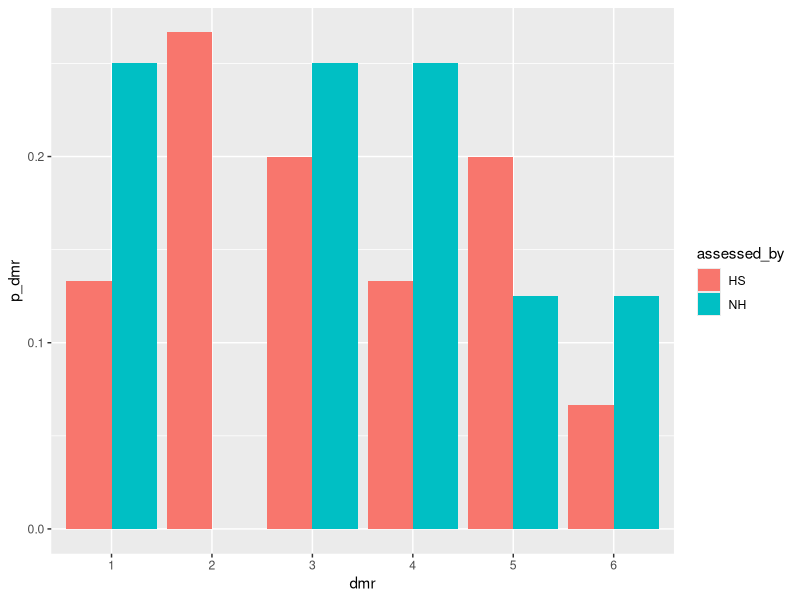
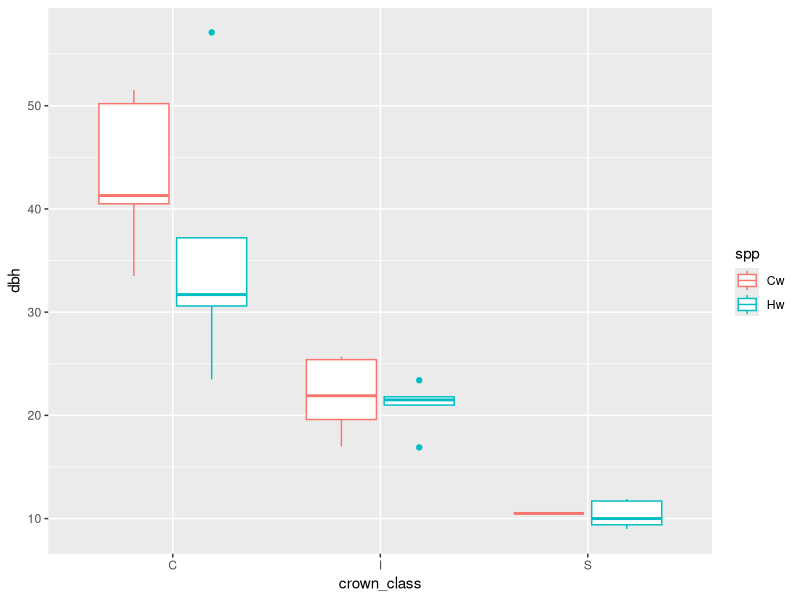
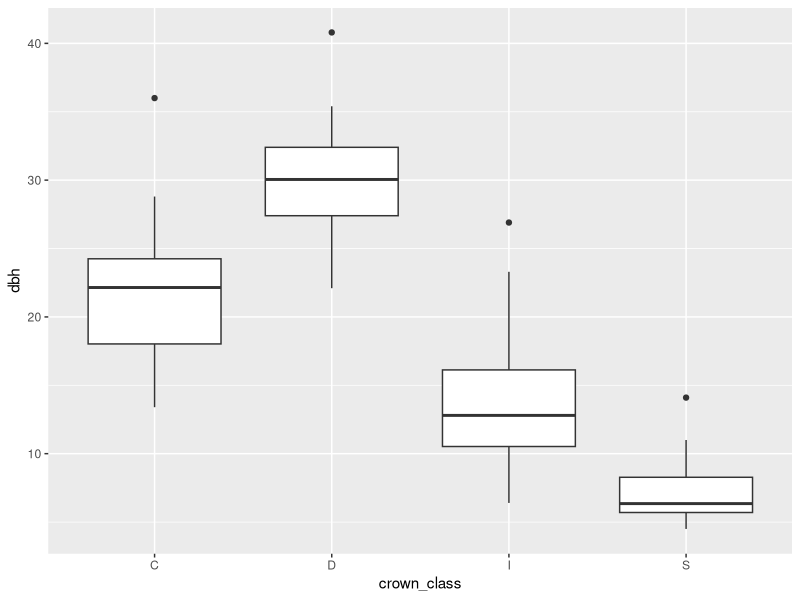

R code for these plots, in order: (Note: this script raises an error after producing the figures.)
## ---- chunk 1
library(tidyverse)
library(here)
## ---- chunk 2
#Individual regenerating tree measurements
regen <- read_csv(here("./data/raw/regen_comp_data.csv"))

#Individual mature tree measurements
mature <- read_csv(here('./data/raw/mature_comp_data.csv'))
## ---- chunk 3
#Learn a bit about data
dim(regen); dim(mature)
summary(regen)
summary(mature)

#Delete empty rows
regen <- regen%>% filter(!is.na(site_id))# Delete empty rows
mature <- mature %>% filter(!is.na(site_id))# Delete empty rows
dim(regen); dim(mature) #682 mature trees, 1051 regen trees
## ---- chunk 4
#Rename transect_id as plot_id
regen <- regen %>% rename(plot_id = transect_id) 

#Join
trees <- full_join(regen, mature)

#Make a factor variable distinguishing the two tree types
trees <- trees %>% 
  mutate(tree_type = case_when(str_detect(tree_id, "r") ~ "regen", 
                               str_detect(tree_id, "m") ~ "mature")) %>% 
  mutate(tree_type = factor(tree_type, levels = c("regen", "mature")))
## ---- chunk 5
#Organize variables in an order that makes sense
names(trees)
trees <- trees %>% 
  select(tree_id, flag_id, site_id, plot_id, dist_x, dist_y, dist_m, az_deg, 
         tree_type, spp, status, crown_class, crown_cond, dbh, height_m, 
         hdm_pa, b_lc, dmr_l, dmr_m, dmr_u, broom_pa, broom_pos, stem_pa,
         path_ind_1, path_ind_2, dam_agent_1, dam_agent_2, outside_10, 
         assessed_by, notes)

#Rename a few variables so they are consistent
#dist_x and dist_y only apply to regen trees on transect. Add "tr" to identify
#that
#dist_m and az_deg only apply to mature trees mapped from stem mapping points
#add "sm" to identify that
#Units are only in the names of a few variables (dist_m, az_deg and height_m).
#The changes above take it out of dist_m and az_deg. Also remove units from 
#height_m for consistency
trees <- trees %>% 
  rename(dist_x_tr = dist_x, dist_y_tr = dist_y, dist_sm = dist_m, 
         az_sm = az_deg, height = height_m)

#Make factor variables factors
trees <- trees %>% mutate(across(
  c(spp, status, hdm_pa, b_lc, broom_pa, broom_pos, stem_pa, 
    crown_class, crown_cond, path_ind_1, path_ind_2, dam_agent_1, dam_agent_2, 
    outside_10, assessed_by),
  ~as.factor(.)))

#Make integer variables integers. Note: this turns "-" into NAs
trees <- trees %>% mutate(across(
  c(plot_id, dmr_l, dmr_m, dmr_u), 
  ~as.integer(.)))
## ---- chunk 6
str(trees)
summary(trees)
## ---- chunk 7
#Get a summary of the variable
summary(trees$outside_10)

#Which sites did we record this at? 
#mk_2 and mk_3
trees %>% filter(outside_10 == "Y") %>% select(site_id) %>% distinct()

#Filter them out and delete the variable
trees <- trees %>% filter(is.na(outside_10) | outside_10 == "N") %>% 
  select(-outside_10)
## ---- chunk 8
#How many trees have observer info?
trees %>% 
  filter(!is.na(assessed_by)) %>% 
  count(assessed_by)

#There a difference between HS and NH? 
x <- trees %>% 
  filter(assessed_by %in% c("HS", "NH")) %>% 
  mutate(dmr = dmr_l + dmr_m + dmr_u) %>%
  filter(!is.na(dmr)) %>% 
  mutate(dmr = factor(dmr))

n_HS <- trees %>% filter(assessed_by == "HS") %>% nrow()
n_BH <- trees %>% filter(assessed_by == "NH") %>% nrow()

x1 <- x %>%
  group_by(assessed_by, dmr) %>% 
  summarise(n_dmr = n()) %>% 
  complete(dmr, fill = list(n_dmr = 0)) %>% 
  mutate(n_HS = sum(n_dmr[assessed_by =="HS"]),
         n_NH = sum(n_dmr[assessed_by =="NH"])) %>% 
  mutate(p_dmr = if_else(assessed_by == "HS",
                         n_dmr/n_HS,
                         n_dmr/n_NH))

ggplot(x1, aes(x = dmr, y = p_dmr,fill = assessed_by)) + 
  geom_bar(stat = "identity", position = "dodge")
## ---- chunk 9
trees <- trees %>% 
  select(-assessed_by)
## ---- chunk 10
head(trees$tree_id)

#Check for NAs. 
#None
any(is.na(trees$tree_id))

#Check its unique by seeing if the length of a unique vector of ids is the 
#same length as the dataset.
#Match, looks good
nrow(trees)
length(unique(trees$tree_id))
## ---- chunk 11
head(trees$site_id)

#Check for NAs. Actually filtered on this condition above to get rid of empty 
#rows so this shouldn't turn up anything. 
#None
any(is.na(trees$site_id))

#Check unique values
unique(trees$site_id)
length(unique(trees$site_id))
## ---- chunk 12
head(trees$plot_id)

#Check for NAs. 
#None
any(is.na(trees$plot_id))

#Check unique values for regen trees
#33, good
trees %>% filter(tree_type == "regen") %>% select(plot_id) %>% distinct() %>% 
  nrow()

#Check unique values for regen trees
#47, reasonable
trees %>% filter(tree_type == "mature") %>% select(plot_id) %>% distinct() %>% 
  nrow()
## ---- chunk 13
#Check NA for all mature trees
#Looks good
trees %>% filter(tree_type == "mature") %>% select(dist_x_tr) %>% summary()

#Check NAs and max and min for regen trees
#Looks good 
trees %>% filter(tree_type == "regen") %>% select(dist_x_tr) %>% summary()
## ---- chunk 14
#Check NA for all mature trees
#Looks good
trees %>% filter(tree_type == "mature") %>% select(dist_y_tr) %>% summary()

#Check NAs and max and min for regen trees
#No NAs
#Min is -1.90, which is an error
#Max is 52.90, makes sense
trees %>% filter(tree_type == "regen") %>% select(dist_y_tr) %>% summary() 

#See which trees have dist_y<0
#Only one tree, tree id r525. Checked datasheet, there is a (-) but must be an #error. Make positive.
x <- trees %>% filter(tree_type == "regen" & dist_y_tr < 0)
head(x)
trees <- trees %>% mutate(dist_y_tr = case_when(tree_id == "r525" ~ 1.9, 
                                             .default = dist_y_tr))
trees %>% filter(tree_id =="r525") %>% select(dist_y_tr)
## ---- chunk 15
#Check NA for all regen trees
#Looks good
trees %>% filter(tree_type == "regen") %>% select(dist_sm) %>% summary()

#Check NAs and max and min for mature trees
#Looks good
#No NAs
#Min is 0.5
#Max is 14
trees %>% filter(tree_type == "mature") %>% select(dist_sm) %>% summary()
## ---- chunk 16
#Check NA for all regen trees
#Looks good
trees %>% filter(tree_type == "regen") %>% select(az_sm) %>% summary()

#Check NAs and max and min for mature trees
#Looks good
#No NAs
#Min is 0.1
#Max is 360
trees %>% filter(tree_type == "mature") %>% select(az_sm) %>% summary()
## ---- chunk 17
#Check for NAs 
#None
any(is.na(trees$spp))

#Check values
#Matches list above
levels(trees$spp)
## ---- chunk 18
#Check for NAs 
#None
any(is.na(trees$status))

#Check values
#Matches list above
levels(trees$status)
## ---- chunk 19
#Take a look at a couple of observations in this status class
trees %>% filter(status == "RD") %>% view()

#Create object with just status == "RD"
x <- trees %>% filter(status == "RD")

#Do cleaning tasks to this object
x <- x %>%
  mutate(b_lc = "-",
         dmr_l = NA,
         dmr_m = NA,
         dmr_u = NA,
         broom_pa = "-",
         broom_pos = "-",
         stem_pa = "-",
         crown_class = "-",
         status = "DS")

#Take a look
#Looks good
x %>% head() %>% view()

#Drop old observations and add these updated them
trees <- trees %>% filter(status != "RD")
trees <- rbind(trees, x)
## ---- chunk 20
#Check its "-" for dead trees
#Some trees have it defined. Set it equal to "-"
trees %>% filter(status %in% c("DS", "SN")) %>% select(crown_class) %>% 
  summary()
trees <- trees %>% 
  mutate(crown_class = if_else(status %in% c("DS", "SN"), 
                               "-",
                               crown_class)) %>% 
  mutate(crown_class = factor(crown_class))

#Check again
trees %>% filter(status %in% c("DS", "SN")) %>% select(crown_class) %>% 
  summary()

#Check it is defined for all live trees and the values are valid
#"-" for seven live trees
trees %>% filter(status %in% c("LS", "LL", "LF")) %>% select(crown_class) %>% 
  summary()

#Inspect these
trees %>% filter(status %in% c("LS", "LL", "LF") & 
                   crown_class == "-") %>% 
  view()

#Okay most of these are in "LF" or LL" status classes
#The cases that are mature trees are all at the ph_3 site and have 
#status = "LF". At this site the mature component was on a rocky bluff above
#the regen component.
#Look at the dbh distribution of live trees with crown class data at this site 
#by species
#From this data, if the trees were standing straight up they would be:
#"m592", "m618", "m608", "m611": intermediate
#"m591": codominant 
x <- trees %>% filter(status == "LS" & 
                        tree_type == "mature" & 
                        crown_class != "-" & 
                        site_id == "ph_3")
ggplot(x, aes(x = crown_class, y = dbh, colour = spp)) +
  geom_boxplot()

#Because the site is open and on a bluff, Only going to set the smallest of 
#these to be suppressed. All others (because they are fallen), set as 
#intermediate
trees <- trees %>% 
  mutate(crown_class = case_match(tree_id,
                                  c("m592", "m618") ~ "S",
                                  c("m591", "m608", "m611") ~ "I",
                                  .default = crown_class))

#Look at whats left
trees %>% filter(status %in% c("LS", "LL", "LF") & 
                   crown_class == "-") %>% 
  view()

#r47 is a tiny, leaning, vine maple. Set as suppressed
trees <- trees %>% 
  mutate(crown_class = if_else(tree_id == "r47",
                               "S",
                               crown_class))

#r880 is a live standing, regen tree at the cr_3 site
#Need to look at the dbh distribution by crown class there to see what to
#assign it
x <- trees %>% filter(status %in% c("LS", "LL", "LF") & 
                        tree_type == "regen" & 
                        crown_class != "-" & 
                        site_id == "cr_3")
ggplot(x, aes(x = crown_class, y = dbh)) +
  geom_boxplot()

#Intermediate seems most likely, assign it that
trees <- trees %>% 
  mutate(crown_class = if_else(tree_id == "r880",
                               "I",
                               crown_class))

#Set crown class to a factor again
trees <- trees %>% 
  mutate(crown_class = factor(crown_class))

#Look at the breakdown of crown class again
#For dead trees
#Looks good
trees %>% filter(status %in% c("DS", "SN")) %>% select(crown_class) %>% 
  summary()

#For live trees
#Looks good
trees %>% filter(status %in% c("LS", "LL", "LF")) %>% select(crown_class) %>% 
  summary()
## ---- chunk 21
#Get a summary of the variable
trees %>% select(crown_cond) %>% summary()
#See what the unique values are
levels(trees$crown_cond)

#Looks like there is one NA and some "-"
#Look at NA observation
#Note that it was missing crown condition
trees %>% filter(is.na(crown_cond)) %>% view()

#Look at "-" observations
#Almost all dead trees
trees %>% filter(crown_cond == "-") %>% view()
## ---- chunk 22
trees <- trees %>% 
  mutate(crown_cond = if_else(is.na(crown_cond) | crown_cond == "-",
                              "missing",
                              crown_cond))

#Reset it as a factor
trees <- trees %>% 
  mutate(crown_cond = factor(crown_cond))

#Look at the variable again
#Looks good
trees %>% select(crown_cond) %>% summary()
## ---- chunk 23
#For regen trees
#Some trees with dbh<4, tree_id = r213 and r538. Both data entry errors, 
#should have been r213 dbh = 13.8, r538 dbh = 13.1. Fixed in raw data. 
#dbh range looks reasonable otherwise (4-42.40). 
#Checked a few large dbhs (r355, r362 and r229), not data entry errors. 
trees %>% filter(tree_type == "regen") %>% select(dbh) %>% 
  summary()
trees %>% filter(tree_type == "regen" & dbh > 35) %>% view()

#For mature trees
#One tree with dbh<9, tree_id = m385. Data entry error should be dbh = 14.0. 
#Fixed in raw data. 
#Checked a few large dbhs (m476, m472, m478, m30). 
##m476 was a data entry error (should be r=17.9 (not 179)), fixed in raw data. 
##Others good. m556, m582 and m585 from ph_2 make sense - big cedars at 
##that site.
trees %>% filter(tree_type == "mature") %>% select(dbh) %>% 
  summary()
trees %>% filter(tree_type == "mature" & dbh > 100) %>% view()
## ---- chunk 24
#Get a summary of the variable
#Looks good, range seems reasonable
trees %>% select(height) %>% summary()

#See how many observations there are per site
#Should be ~ 21 trees/site
#Looks like mk_1, ph_2 and ph_3 are well below the target
#mk_2 and mk_3 are slightly below
trees %>% filter(!is.na(height)) %>% count(site_id)
## ---- chunk 25
#For hemlock and amabilis fir
#Get a summary
#9 trees with "-"
trees %>% filter(spp %in% c("Hw", "Ba")) %>% select(hdm_pa) %>% summary()

#See what is going on with those 9 trees
#Lets look at those. 
#8 are snags and the other is dead standing, which - indicates they were 
#probably unassessable. Set them = U
trees %>% filter((spp %in% c("Hw", "Ba")) & hdm_pa=="-") %>% view()
trees <- trees %>% 
  mutate(hdm_pa = case_when((spp %in% c("Hw", "Ba") & hdm_pa=="-") ~ "U", 
                                             .default = hdm_pa)) %>% 
  mutate(hdm_pa = factor(hdm_pa))

#Check  again
#Looks good
trees %>% filter(spp %in% c("Hw", "Ba")) %>% select(hdm_pa) %>% summary()

#For other species
#Get a summary
#73 trees where its rated "N" and 3 where it is "Y". These are probably
#Douglas fir which are rare HDM host. 
trees %>% filter(!spp %in% c("Hw", "Ba")) %>% select(hdm_pa) %>% summary()

#What species apart from Hw is this recorded for? 
#Fd make up most of these
trees %>% filter(!spp %in% c("Hw", "Ba") & hdm_pa != "-") %>% 
  select(spp) %>% distinct()
trees %>% filter(!spp %in% c("Hw", "Ba") & hdm_pa != "-") %>% 
  select(spp) %>% summary()

#Set it equal to "-" for all these spp
trees <- trees %>% 
  mutate(hdm_pa = case_when((!spp %in% c("Hw", "Ba")) ~ "-", 
                                             .default = hdm_pa)) %>% 
  mutate(hdm_pa = factor(hdm_pa))

#Check again
#Looks good
#For Hw and Ba
trees %>% filter(spp %in% c("Hw", "Ba")) %>% select(hdm_pa) %>% summary()
#For other spp
trees %>% filter(!spp %in% c("Hw", "Ba")) %>% select(hdm_pa) %>% summary()
## ---- chunk 26
#Get a summary
#b_lc and broom_pa look good, all Y or N
#stem_pa has trees with "-"
trees %>% filter(spp %in% c("Hw", "Ba") & 
                   status %in% c("LS", "LL", "LF") &
                   hdm_pa == "Y") %>%
  select(b_lc, broom_pa, stem_pa) %>% summary()

#Inspect these
#Most are these are from mi_1, which we surveyed early in our fieldwork. For
#the first few sites we were mistakenly treating stem infections as witches 
#brooms. So if broom_pa = N, stem_pa = "-". 
#All these trees have stem_pa = "-"
trees %>% filter(spp %in% c("Hw", "Ba") & 
                   status %in% c("LS", "LL", "LF") &
                   hdm_pa == "Y" &
                   stem_pa == "-") %>% view()
trees %>% filter(spp %in% c("Hw", "Ba") & 
                   status %in% c("LS", "LL", "LF") &
                   hdm_pa == "Y" &
                   stem_pa == "-") %>% 
  select(broom_pa) %>% 
  summary()

#Set them to "missing"
trees <- trees %>% 
  mutate(stem_pa = if_else(spp %in% c("Hw", "Ba") &
                             status %in% c("LS", "LL", "LF") &
                             hdm_pa == "Y" &
                             stem_pa == "-",
                           "missing",
                           stem_pa)) %>% 
  mutate(stem_pa = factor(stem_pa))

#Check again
#Looks good
trees %>% filter(spp %in% c("Hw", "Ba") & 
                   status %in% c("LS", "LL", "LF") &
                   hdm_pa == "Y") %>%
  select(b_lc, broom_pa, stem_pa) %>% summary()
## ---- chunk 27
#Get a summary
#Problems in all columns
trees %>% filter(spp %in% c("Hw", "Ba") & 
                   status %in% c("LS", "LL", "LF") &
                   hdm_pa %in% c("N", "U")) %>%
  select(b_lc, broom_pa, stem_pa) %>% summary()

#Look at these
#Just four trees, have all HDM info when it shouldn't have been recorded
trees %>% filter(spp %in% c("Hw", "Ba") & 
                   status %in% c("LS", "LL", "LF") &
                   hdm_pa %in% c("N", "U") &
                   (b_lc != "-" | broom_pa != "-" | stem_pa != "-")) %>% 
  view()

#Set these = "-"
trees <- trees %>% 
  mutate(across(c(b_lc, broom_pa, stem_pa),
                ~case_when(spp %in% c("Hw", "Ba") &
                             status %in% c("LS", "LL", "LF") &
                             hdm_pa %in% c("N", "U") ~ "-", TRUE ~ .))) %>% 
                  mutate(across(c(b_lc, broom_pa, stem_pa), ~as.factor(.)))

#Look at them again
#Looks good
trees %>% filter(spp %in% c("Hw", "Ba") & 
                   status %in% c("LS", "LL", "LF") &
                   hdm_pa %in% c("N", "U")) %>%
  select(b_lc, broom_pa, stem_pa) %>% summary()
## ---- chunk 28
#Get a summary
#A few trees in each variable that aren't "-"
trees %>% filter(spp %in% c("Hw", "Ba") & 
                   status %in% c("DS", "SN")) %>%
  select(b_lc, broom_pa, stem_pa) %>% summary()

#Inspect these
#Seven trees with problems in one or multiple of the columns
#Probably trees that were recorded in the "RD" class above and had the HDM
#info taken. See notes on "RD" in status variable above. 
trees %>% filter(spp %in% c("Hw", "Ba") & 
                   status %in% c("DS", "SN") &
                   (b_lc != "-" | broom_pa != "-" | stem_pa != "-")) %>%
  view()

#Set these = "-"
trees <- trees %>% 
  mutate(across(c(b_lc, broom_pa, stem_pa),
                ~case_when(spp %in% c("Hw", "Ba") &
                             status %in% c("DS", "SN") ~ "-", TRUE ~ .))) %>% 
                  mutate(across(c(b_lc, broom_pa, stem_pa), ~as.factor(.)))

#Check again
#Looks good
trees %>% filter(spp %in% c("Hw", "Ba") & 
                   status %in% c("DS", "SN")) %>%
  select(b_lc, broom_pa, stem_pa) %>% summary()
## ---- chunk 29
#Get a summary
#A couple of trees with values in b_lc and broom_pa
trees %>% filter(!spp %in% c("Hw", "Ba")) %>%
  select(b_lc, broom_pa, stem_pa) %>% summary()

#Look at those trees
#Two Fd from the first site we measured (mi_1). At the beginning of field work
#we hadn't decided whether we were going to measure HDM variables for Fd 
#because its a rare host. 
#Other one is Cw, just a plain mistake
trees %>% filter(!spp %in% c("Hw", "Ba") & 
                   (b_lc != "-" | broom_pa != "-" | stem_pa != "-")) %>% 
  view()

#set to "-" for these cases
trees <- trees %>% 
  mutate(across(c(b_lc, broom_pa, stem_pa),
                ~case_when(!spp %in% c("Hw", "Ba") ~ "-", TRUE ~ .))) %>% 
                  mutate(across(c(b_lc, broom_pa, stem_pa), ~as.factor(.)))

#Check again
#Looks good
trees %>% filter(!spp %in% c("Hw", "Ba")) %>%
  select(b_lc, broom_pa, stem_pa) %>% summary()
## ---- chunk 30
#For trees with brooms
#Check no NAs. None
trees %>% filter(broom_pa == "Y") %>% 
  select(broom_pos) %>% 
  summarise(any_na = any(is.na(broom_pos)))

#Get summary
#Only 5 not represented (brooms in lower and upper crown but not middle),
#which makes sense, this is rare
#2 (middle), 3 (upper), 6 (middle and upper) are rare. Also generally conforms
#to expectations. 
trees %>% filter(broom_pa == "Y") %>% 
  select(broom_pos) %>% 
  count(broom_pos)

#For trees without brooms
#Get a summary
#Looks good, all "-"
trees %>% filter(broom_pa == "N") %>% 
  select(broom_pos) %>% 
  summary()
trees %>% filter(broom_pa == "N") %>% 
  select(broom_pos) %>% 
  distinct()
## ---- chunk 31
#Get a summary of the variables
#Looks good, no NAs
trees %>% filter(status %in% c("LS", "LL", "LF") &
                   hdm_pa == "Y") %>%
  select(contains("dmr")) %>% summary()

#Check the unique values
#Looks good. O, 1 and 2
trees %>% filter(status %in% c("LS", "LL", "LF") &
                   hdm_pa == "Y") %>%
  select(dmr_l) %>% distinct()
trees %>% filter(status %in% c("LS", "LL", "LF") &
                   hdm_pa == "Y") %>%
  select(dmr_m) %>% distinct()
trees %>% filter(status %in% c("LS", "LL", "LF") &
                   hdm_pa == "Y") %>%
  select(dmr_u) %>% distinct()
## ---- chunk 32
#Check all cases are NA in each DMR columns
#Some trees in this category that have non-NA values
trees %>% filter(spp %in% c("Hw", "Ba") &
                    status %in% c("LS", "LL", "LF") &
                    hdm_pa == "N") %>%
  select(contains("dmr")) %>% 
  summarise(across(everything(), ~all(is.na(.))))

#Look at those trees
#Probably same four that were problem in the HDM factor variables
trees %>% filter(spp %in% c("Hw", "Ba") &
                    status %in% c("LS", "LL", "LF") &
                    hdm_pa == "N" &
                    (!is.na(dmr_l) | !is.na(dmr_m) |!is.na(dmr_u))) %>% 
  view()

#Set equal to NA
trees <- trees %>% 
  mutate(across(dmr_l:dmr_u, 
                ~ case_when(spp %in% c("Hw", "Ba") &
                              status %in% c("LS", "LL", "LF") &
                              hdm_pa == "N" &
                              (!is.na(dmr_l) | !is.na(dmr_m) |!is.na(dmr_u)) 
                               ~ NA, 
                               TRUE ~ .)))

#Check again
#Looks good, all NA
trees %>% filter(spp %in% c("Hw", "Ba") &
                    status %in% c("LS", "LL", "LF") &
                    hdm_pa == "N") %>%
  select(contains("dmr")) %>% 
  summarise(across(everything(), ~all(is.na(.))))
## ---- chunk 33
#Check all are NA
#Some non NA values
trees %>% filter(spp %in% c("Hw", "Ba") &
                    status %in% c("DS", "SN")) %>%
  select(contains("dmr")) %>% 
  summarise(across(everything(), ~all(is.na(.))))

#Look at those
#Probably trees that were recorded in the "RD" class above and had the HDM
#info taken. See notes on "RD" in status variable above. 
trees %>% filter(spp %in% c("Hw", "Ba") &
                    status %in% c("DS", "SN") &
                    (!is.na(dmr_l) | !is.na(dmr_m) |!is.na(dmr_u))) %>% 
  view()

#Set to NA
trees <- trees %>% 
  mutate(across(dmr_l:dmr_u, 
                ~ case_when(spp %in% c("Hw", "Ba") &
                              status %in% c("DS", "SN") &
                              (!is.na(dmr_l) | !is.na(dmr_m) |!is.na(dmr_u)) 
                               ~ NA, 
                               TRUE ~ .)))

#Check again
#Looks good
trees %>% filter(spp %in% c("Hw", "Ba") &
                    status %in% c("DS", "SN")) %>%
  select(contains("dmr")) %>% 
  summarise(across(everything(), ~all(is.na(.))))
## ---- chunk 34
#Check that all are NA
#some non-NAs
trees %>% filter(!spp %in% c("Hw", "Ba")) %>%
  select(contains("dmr")) %>% 
  summarise(across(everything(), ~all(is.na(.))))

#Look at these
#Same two fir that came up in factors above
trees %>% filter(!spp %in% c("Hw", "Ba") &
                   (!is.na(dmr_l) | !is.na(dmr_m) |!is.na(dmr_u))) %>% view()

#Set to NA 
trees <- trees %>% 
  mutate(across(dmr_l:dmr_u, 
                ~ case_when(!spp %in% c("Hw", "Ba") &
                   (!is.na(dmr_l) | !is.na(dmr_m) |!is.na(dmr_u)) 
                               ~ NA, 
                               TRUE ~ .)))

#Check again
#Looks good
trees %>% filter(!spp %in% c("Hw", "Ba")) %>%
  select(contains("dmr")) %>% 
  summarise(across(everything(), ~all(is.na(.))))
## ---- chunk 35
#Find unique values
#1-7 and NA
unique(trees$path_ind_1)
unique(trees$path_ind_2)

#Get a summary
#1-7 are valid values
#Some - and NA values present. For these trees, these should be interpreted
#as meaning the tree had no pathlogical indicators
trees %>% 
  filter(status %in% c("LS", "LL", "LF")) %>%
  select(path_ind_1, path_ind_2) %>% 
  summary()

#What are unique values?
trees %>% 
  filter(status %in% c("LS", "LL", "LF")) %>%
  select(path_ind_1) %>% 
  distinct()
trees %>% 
  filter(status %in% c("LS", "LL", "LF")) %>%
  select(path_ind_2) %>% 
  distinct()

#Reassign NA and "-" as "n" = none
trees <- trees %>% 
  mutate(path_ind_1 = if_else(status %in% c("LS", "LL", "LF") &
                                (path_ind_1 == "-" | is.na(path_ind_1)),
                              "n",
                              path_ind_1),
         path_ind_2 = if_else(status %in% c("LS", "LL", "LF") &
                                (path_ind_2 == "-" | is.na(path_ind_2)),
                              "n",
                              path_ind_2))

#Reset to a factor
trees <- trees %>% 
  mutate(across(c(path_ind_1, path_ind_2), ~as.factor(.)))

#Check again
#Looks good
#Any NAs? None
trees %>% 
  filter(status %in% c("LS", "LL", "LF")) %>%
  select(contains("path")) %>% 
  summarise(across(everything(), ~all(is.na(.))))

#See distribution of values
trees %>% 
  filter(status %in% c("LS", "LL", "LF")) %>%
  select(path_ind_1) %>% 
  count(path_ind_1)
trees %>% 
  filter(status %in% c("LS", "LL", "LF")) %>%
  select(path_ind_2) %>% 
  count(path_ind_2)
## ---- chunk 36
#Get a summary
#About 20 cases where these trees are not NA or "-"
#For these trees NA and "-" should both be interpreted as = not applicable
trees %>% 
  filter(status %in% c("DS", "SN")) %>%
  select(path_ind_1, path_ind_2) %>% 
  summary()

#Set all cases to be "-"
#Reassign NA and "-" as "n" = none
trees <- trees %>% 
  mutate(path_ind_1 = if_else(status %in% c("DS", "SN"),
                              "-",
                              path_ind_1),
         path_ind_2 = if_else(status %in% c("DS", "SN"),
                              "-",
                              path_ind_2))

#Reset to a factor
trees <- trees %>% 
  mutate(across(c(path_ind_1, path_ind_2), ~as.factor(.)))

#Check again
#Looks good
trees %>% 
  filter(status %in% c("DS", "SN")) %>%
  select(path_ind_1, path_ind_2) %>% 
  summary()
## ---- chunk 37
#Was this measured for live and dead trees?
#Yes, looks like it
trees %>% 
  mutate(live_dead = if_else(status %in% c("LS", "LL", "LF"),
                             "live",
                             "dead")) %>% 
  group_by(live_dead, dam_agent_1) %>% 
  summarise(n = n()) %>% view()
trees %>% 
  mutate(live_dead = if_else(status %in% c("LS", "LL", "LF"),
                             "live",
                             "dead")) %>% 
  group_by(live_dead, dam_agent_2) %>% 
  summarise(n = n()) %>% view()

#What are the unique values? Check these are valid codes.
#Most codes good. Errors:
##DRA = specifies Armillaria root disease, but should just be DR
##One case of Ax that should be AX
trees %>% 
  select(dam_agent_1) %>% 
  distinct()
trees %>% 
  select(dam_agent_2) %>% 
  distinct()

#Fix the errors above and set NA to "O" = no detectable damage
#Add that Armillaria was confirmed to the notes
trees <- trees %>% 
  mutate(notes = if_else(dam_agent_1 == "DRA" | dam_agent_2 == "DRA",
                         paste0(notes, "; Armillaria confirmed"),
                         notes)) %>% 
  mutate(dam_agent_1 = case_when(is.na(dam_agent_1) ~ "O",
                                 dam_agent_1 == "DRA" ~ "DR",
                                 TRUE ~ dam_agent_1),
         dam_agent_2 = case_when(is.na(dam_agent_2) ~ "O",
                                 dam_agent_2 == "DRA" ~ "DR",
                                 dam_agent_2 == "Ax" ~ "AX",
                                 TRUE ~ dam_agent_2))

#Reset to factors
trees <- trees %>% 
  mutate(across(contains("dam_agent"), ~as.factor(.)))

#Check again
#Looks good
trees %>% 
  select(dam_agent_1) %>% 
  count(dam_agent_1)
trees %>% 
  select(dam_agent_2) %>% 
  distinct()
## ---- chunk 38
write_csv(trees, here("./data/cleaned/trees.csv"))
